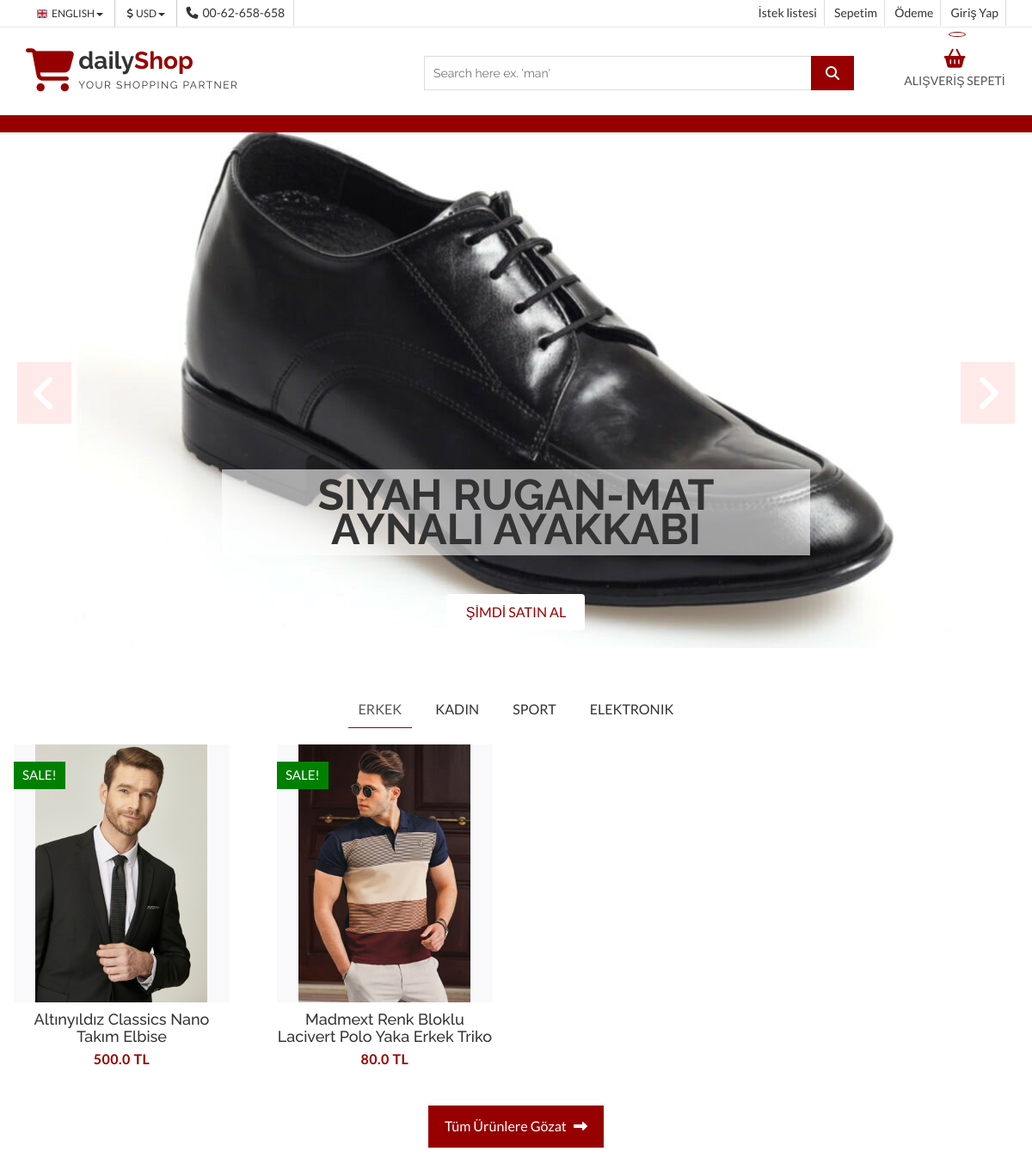
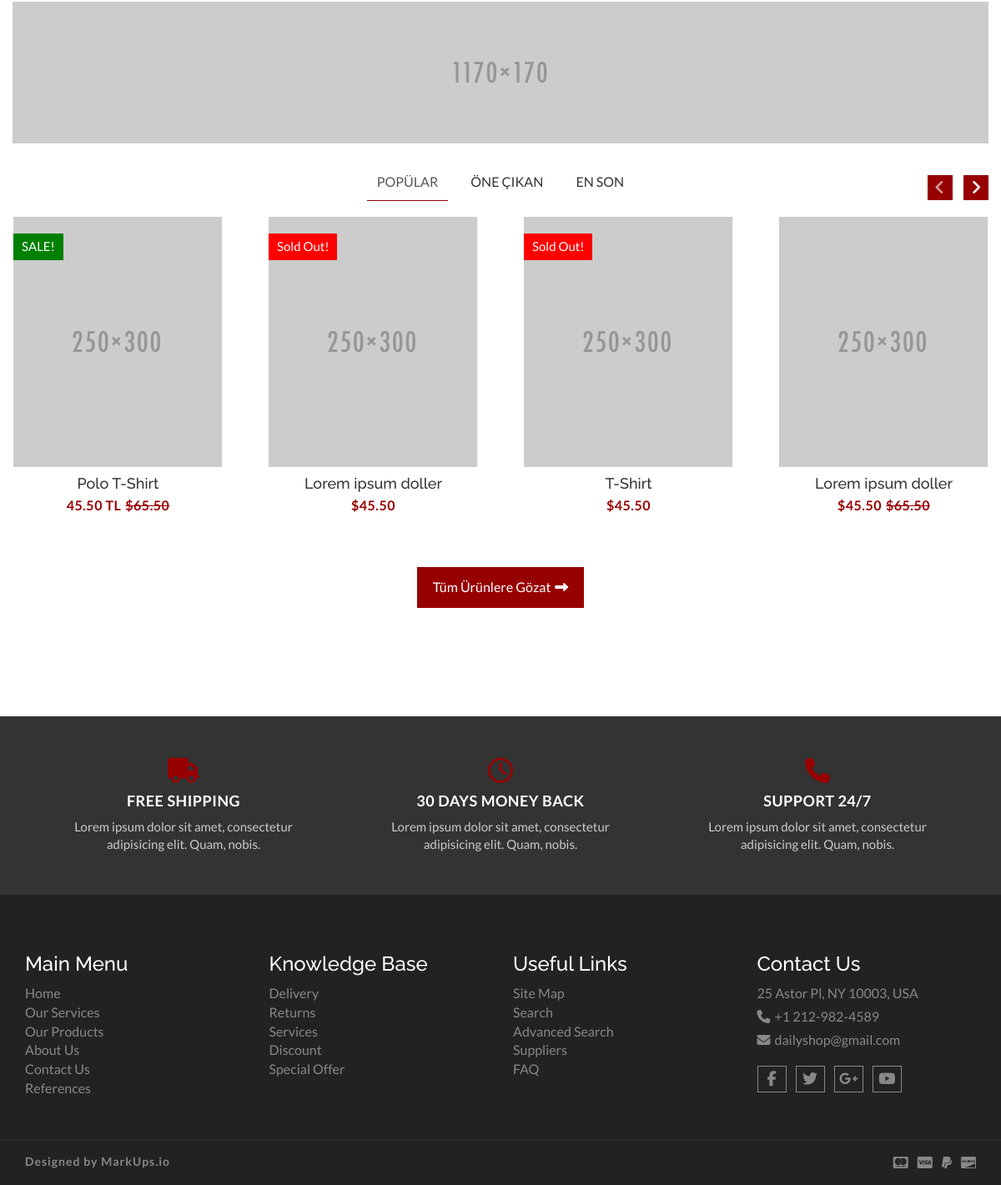
The page / on the database its author committed (2 pictures, top to bottom).
### product/models.py (models this page shows, shortened)
class Product(models.Model):
    STATUS = (
        ('True','Evet'),
        ('False','Hayır'),
    )
    category = models.ForeignKey(Category,on_delete=models.CASCADE)
    title = CharField(max_length=200)
    keywords = CharField(blank = True,max_length=255)
    description = CharField(blank = True,max_length=255)
    image = ImageField(blank = True,upload_to = "images/")
    price = FloatField()
    amount = IntegerField()
    detail = RichTextUploadingField()
    status = CharField(max_length=10,choices=STATUS)
    slug = AutoSlugField(populate_from='title')
    created_at = DateTimeField(auto_now_add=True)
    update_at = DateTimeField(auto_now=True)
    def image_tag(self):
        try:
            return mark_safe(f'<img src="{self.image.url}" alt="image"  height = "50"')
        except Exception:
            return mark_safe(f'<img alt="image field is blank"')
    image_tag.short_description = "Image"

### home/views.py (the view)
# urls.py: path('', views.index, name="index"),
def index(request):
    context = SettingsFunc(request)
    manCategory = Category.objects.get(title = "Erkek")
    womenCategory = Category.objects.get(title = "Kadın")
    sportsCategory = Category.objects.get(title = "Spor")
    electronicCategory = Category.objects.get(title = "Elektronik")
    images = Images.objects.all()
    context['images'] = images
    context['manCategory'] = manCategory
    context['womenCategory'] = womenCategory
    context['sportsProducts'] = PullProducts(sportsCategory)[:4]
    context['sportsCategory'] = sportsCategory
    context['electronicCategory'] = electronicCategory
    context['electronicProducts'] = PullProducts(electronicCategory)[:4]
    context['manProducts'] = PullProducts(manCategory)[:4]
    context['womenProducts'] = PullProducts(womenCategory)[:4]
    context['slideritems'] = Product.objects.order_by('?')[:4]
    return render(request,'index.html',context)

### home/views.py (called while the page is built)
def SettingsFunc(request):
    setting = Setting.objects.get(pk=1)
    category = Category.objects.all()
    context = {
        'setting' : setting,
        'category':category
    }
    if request.user.is_authenticated:
        context['cart'] = ShopCart.objects.filter(customer_id= UserProfile.objects.filter(user_id=request.user.id)[0].id)
        context['total'] = sum([x.amount for x in context['cart']])
        context['CartItemCount'] = len(context['cart'])
    return context

def PullProducts(category):
    Mycategor = [cate for cate in Category.objects.all() if str(category) in str(cate)]
    productslist = []
    for idm in Mycategor:
        try:
            for index in Product.objects.filter(category_id = idm.id):
                productslist.append(index)
        except Exception as e:
            print(e)
    return productslist

### product/models.py (called while the page is built)
    def __str__(self):
        full_path = [self.title]
        k = self.parent
        while k is not None:
            full_path.append(k.title)
            k = k.parent
        return '  --> '.join(full_path[::-1])

### home/templates/index.html (shortened to what this page needs)
{% extends 'homebase.html' %}
{% block slider %} {% include 'slider.html' %} {% endblock slider %}
{% block content %} {% include 'content.html' %}
{% endblock content %}
{% block footer %} {% include 'footer.html' %} {% endblock footer %}

### home/templates/slider.html (shortened to what this page needs)
{% load static %}
{% block slider %}
<section id="aa-slider" style="margin-bottom: 5rem;">
    <div class="aa-slider-area">
        <div id="sequence" class="seq">
            <div class="seq-screen">
                <ul class="seq-canvas">
                    {% for slideritem in slideritems %}
                    <li>
                        <div class="seq-model">
                            <img data-seq src="{{slideritem.image.url}}" alt="Men slide img"/>
                        </div>
                        <div class="seq-title" style="top: 62%;">
                            <h2 data-seq>{{slideritem.title}}</h2>
                            <a data-seq href="/product/{{slideritem.id}}/{{slideritem.slug}}" class="aa-shop-now-btn aa-secondary-btn">ŞİMDİ SATIN AL</a>
                        </div>
                    </li>
                    {% endfor %}
                </ul>
            </div>
            <fieldset class="seq-nav" aria-controls="sequence" aria-label="Slider buttons">
                <a type="button" class="seq-prev" aria-label="Previous"><span class="fa fa-angle-left"></span></a>
                <a type="button" class="seq-next" aria-label="Next"><span class="fa fa-angle-right"></span></a>
            </fieldset>
        </div>
    </div>
</section>
{% endblock slider %}

### home/templates/content/Products.html (shortened to what this page needs)
{% load static %}
<section id="aa-product">
    <div class="container">
        <div class="row">
            <div class="col-md-12">
                <div class="row">
                    <div class="aa-product-area">
                        <div class="aa-product-inner">
                            <ul class="nav nav-tabs aa-products-tab">
                                <li class="active"><a href="#men" data-toggle="tab">Erkek</a></li>
                                <li><a href="#women" data-toggle="tab">Kadın</a></li>
                                <li><a href="#sports" data-toggle="tab">Sport</a></li>
                                <li><a href="#electronics" data-toggle="tab">Elektronik</a></li>
                            </ul>
                            <div class="tab-content">
                                <div class="tab-pane fade in active" id="men">
                                    <ul class="aa-product-catg">
                                        {% for manItem in manProducts %}
                                        <li>
                                            <figure>
                                                <a class="aa-product-img"
                                                    href="/product/{{manItem.id}}/{{manItem.slug}}"><img
                                                        src="{{manItem.image.url}}" alt="polo shirt img"></a>
                                                <figcaption>
                                                    <h4 class="aa-product-title"><a
                                                            href="/product/{{manItem.id}}/{{manItem.slug}}">{{manItem.title}}</a>
                                                    </h4>
                                                    <span class="aa-product-price">{{manItem.price}} TL</span>
                                                </figcaption>
                                            </figure>
                                            <span class="aa-badge aa-sale" href="#">SALE!</span>
                                        </li>
                                        {% endfor %}
                                    </ul>
                                    <a class="aa-browse-btn"
                                        href="/category/{{manCategory.id}}/{{manCategory.slug}}">Tüm Ürünlere Gözat
                                        <span class="fa fa-long-arrow-right"></span></a>
                                </div>
                            </div>
                        </div>
                    </div>
                </div>
            </div>
        </div>
    </div>
</section>

### home/static/css/theme-color/dark-red-theme.css (style rules this page uses)
h2 { color: #970001; }
.aa-secondary-btn { color: #970001; }
.aa-browse-btn { background-color: #970001; border: 1px solid #970001; }
.aa-products-tab li.active a { border-bottom: 1px solid #970001!important; }
.aa-product-catg li .aa-product-price { color: #970001; }

### home/templates/slider.html (style rules this page uses)
.seq-nav a { color: #970001; background-color: rgb(255, 234, 234); }
.seq-model img { object-fit: none; }

### home/templates/content/Products.html (style rules this page uses)
.aa-product-img img { width: 250px !important; height: 300px !important; object-fit: contain; }
.aa-product-catg li { height: 400px; }
.aa-product-catg { width: 1224px; }
.tab-pane { text-align: center; padding-bottom: 35px; }

### rows shown on the page
Product: image (picture), title "SIYAH RUGAN-MAT AYNALI AYAKKABI"
Product: image (picture), title "Altınyıldız Classics Nano Takım Elbise", price "500.0"
Product: image (picture), title "Madmext Renk Bloklu Lacivert Polo Yaka Erkek Triko", price "80.0"
